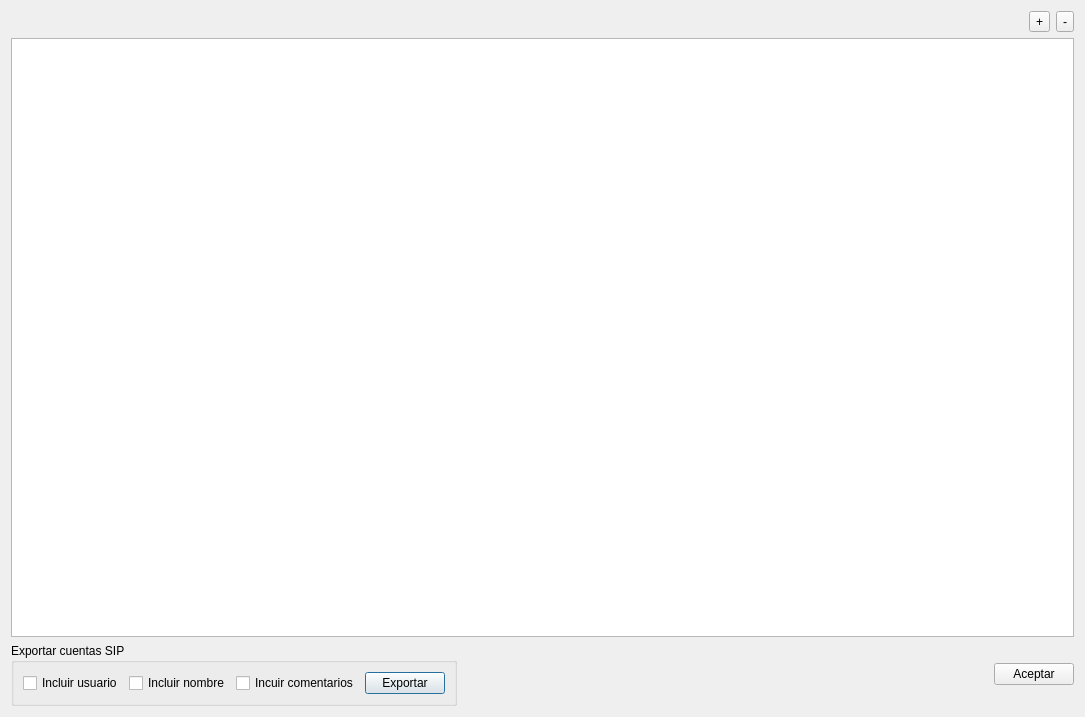
<?xml version="1.0" encoding="UTF-8"?>
<ui version="4.0">
 <class>DlgVoIPData</class>
 <widget class="QDialog" name="DlgVoIPData">
  <property name="geometry">
   <rect>
    <x>0</x>
    <y>0</y>
    <width>1085</width>
    <height>717</height>
   </rect>
  </property>
  <property name="windowTitle">
   <string>Lista de cuentas SIP</string>
  </property>
  <layout class="QGridLayout" name="gridLayout">
   <item row="2" column="1">
    <spacer name="horizontalSpacer_2">
     <property name="orientation">
      <enum>Qt::Horizontal</enum>
     </property>
     <property name="sizeHint" stdset="0">
      <size>
       <width>40</width>
       <height>20</height>
      </size>
     </property>
    </spacer>
   </item>
   <item row="1" column="0" colspan="3">
    <widget class="QTableWidget" name="voipTable">
     <property name="sortingEnabled">
      <bool>true</bool>
     </property>
     <attribute name="horizontalHeaderStretchLastSection">
      <bool>true</bool>
     </attribute>
     <attribute name="verticalHeaderDefaultSectionSize">
      <number>21</number>
     </attribute>
    </widget>
   </item>
   <item row="2" column="0">
    <widget class="QGroupBox" name="groupBox">
     <property name="title">
      <string>Exportar cuentas SIP</string>
     </property>
     <layout class="QHBoxLayout" name="horizontalLayout_2">
      <item>
       <widget class="QCheckBox" name="includeUsernameCheckbox">
        <property name="text">
         <string>Incluir usuario</string>
        </property>
       </widget>
      </item>
      <item>
       <widget class="QCheckBox" name="includeClientnameCheckbox">
        <property name="text">
         <string>Incluir nombre</string>
        </property>
       </widget>
      </item>
      <item>
       <widget class="QCheckBox" name="includeCommentsCheckbox">
        <property name="text">
         <string>Incuir comentarios</string>
        </property>
       </widget>
      </item>
      <item>
       <widget class="QPushButton" name="exportButton">
        <property name="text">
         <string>Exportar</string>
        </property>
       </widget>
      </item>
     </layout>
    </widget>
   </item>
   <item row="2" column="2">
    <widget class="QPushButton" name="acceptButton">
     <property name="text">
      <string>Aceptar</string>
     </property>
    </widget>
   </item>
   <item row="0" column="0" colspan="3">
    <layout class="QHBoxLayout" name="horizontalLayout">
     <item>
      <spacer name="horizontalSpacer">
       <property name="orientation">
        <enum>Qt::Horizontal</enum>
       </property>
       <property name="sizeHint" stdset="0">
        <size>
         <width>40</width>
         <height>20</height>
        </size>
       </property>
      </spacer>
     </item>
     <item>
      <widget class="QToolButton" name="addButton">
       <property name="text">
        <string>+</string>
       </property>
      </widget>
     </item>
     <item>
      <widget class="QToolButton" name="delButton">
       <property name="toolTip">
        <string>&lt;html&gt;&lt;head/&gt;&lt;body&gt;&lt;p&gt;&lt;span style=&quot; font-weight:600;&quot;&gt;Borra una cuenta SIP.&lt;/span&gt;&lt;/p&gt;&lt;p&gt;&lt;br/&gt;&lt;/p&gt;&lt;p&gt;Las cuentas SIP deben borrarse cuando haya habido una portabilidad inversa aceptada.&lt;/p&gt;&lt;p&gt;O sea, un cilente ha contratado la telefonía con otra empresa y ésta nos pide el teléfono.&lt;/p&gt;&lt;/body&gt;&lt;/html&gt;</string>
       </property>
       <property name="text">
        <string>-</string>
       </property>
      </widget>
     </item>
    </layout>
   </item>
  </layout>
 </widget>
 <resources/>
 <connections/>
</ui>
